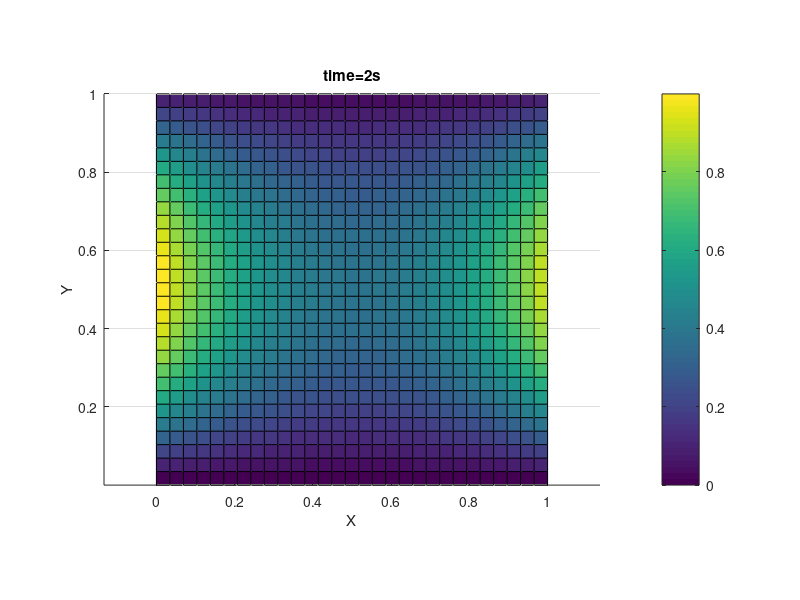

Here is the MATLAB script that generated this plot:
%{
- Consider a square plate of length1 unit with thermal diffusivity a=1. 
- (This is an imaginary material as most physical material shave diffusivities orders of magnitude lower than 1).
- Solve the transient 2D heat equation using a second order scheme for spatial derivatives and 
  an explicit time marching method. 
- Divide the domain such that both x and y directions have 30 nodes. 
- Choose Dt=0.0002s. Plot the temp distribution at t=0 , 0.15s.

IC & BC:

T(x,y,0) = sin(5πx)cos(4πy)
T(x=0,y,t) = sin(πy) = T{0,j}
T(x,y=1,t) = 0 = T{i,1}
T(x=1,y,t) = sin(πy) = T{30,j}
T(x,y=0,t) = 0 = T{i,0}

%}

clear all
clc

x = linspace(0,1,30);
y = linspace(0,1,30);
[X,Y] = meshgrid(x,y);

% change in x and y
dx = x(2) - x(1);
dy = y(2) - y(1);
dt = 0.0002;

% dirichlet boundary
T_old = sin(5*pi*X) .* cos(4*pi*Y); % Matrix multiply
B1 = sin(pi*y);
B2 = 0;
B3 = 0;
B4 = sin(pi*y);
% Index like T_old(y,x)
T_old(:,1) = B1; % T(x=0,y,t) = sin(πy) = T{0,j}
T_old(1,:) = B2; % T(x,y=1,t) = 0 = T{i,1}
T_old(end,:) = B3; % T(x,y=1,t) = 0 = T{i,1}
T_old(:,end) = B4;  % T(x=1,y,t) = sin(πy) = T{30,j}

surf(x,y,T_old);
view(2)
axis('equal');
colorbar();
xlabel('X');
ylabel('Y');
title('time=0 s');

T_new = ones(size(T_old));
T_new(:,1) = B1; % T(x=0,y,t) = sin(πy) = T{0,j}
T_new(1,:) = B2; % T(x,y=1,t) = 0 = T{i,1}
T_new(end,:) = B3; % T(x,y=1,t) = 0 = T{i,1}
T_new(:,end) = B4;  % T(x=1,y,t) = sin(πy) = T{30,j}

k=1;
for t = 1:1000
    for i = 2: length(x)-1
        for j = 2: length(y)-1
            
            a =  ( T_old(i, j+1) - 2*T_old(i, j) + T_old(i, j-1) ) / dx^2;
            b =  ( T_old(i+1, j) - 2*T_old(i, j) + T_old(i-1,j) ) / dy^2;
            T_new(i,j) = (dt*(a +b ) ) + T_old(i, j);
        end
    end
    T_old = T_new; % Update at each t
    
    %{
    
    surf(x,y,T_old);
    view(2)
    a = sprintf('time=%f s', t*dt);
    title(a);  
    axis('equal');
    h=colorbar();
    title(h, 'T');
    xlabel('X');
    ylabel('Y');
    axis('equal');
    pause(0.0000001);
    
    %}
    
end       

surf(x,y,T_old);
view(2)
axis('equal');
colorbar();
xlabel('X');
ylabel('Y');
title('time=2s');


